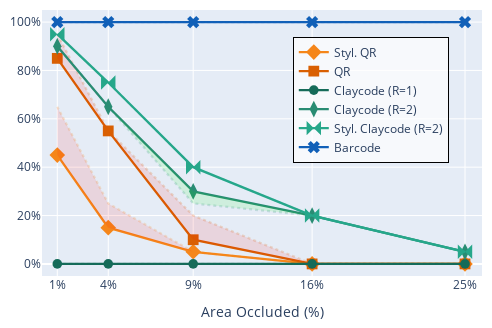

Write notebook code for a chart like this one.
### Code cell
def hex_to_rgb(hex_color):
    """Convert a hexadecimal color code to an RGB tuple."""
    hex_color = hex_color.lstrip('#')  # Remove the '#' if it exists
    return tuple(int(hex_color[i:i+2], 16) for i in (0, 2, 4))


# Define all pairs to display
# Also defines display order
pairs_to_display = [
    ['qrart2', 'qrart'],
    ['qr2', 'qr'],
    ['claycode2', 'claycode'],
    ['claycode2-fragment', 'claycode-fragment'],
    ['claycodeart2', 'claycodeart'],
    ['barcode2', 'barcode']
]

name_mapping = {
    'claycode': 'Claycode (R=1)',
    'claycode-fragment': 'Claycode (R=2)',
    'qr': 'QR',
    'qrart': 'Styl. QR',
    'claycodeart': 'Styl. Claycode (R=2)',
    'barcode': 'Barcode',
    'claycode2': 'Claycode (R=1)',
    'claycodeart2': 'Styl. Claycode (R=2)',
    'claycode2-fragment': 'Claycode (R=2)',
    'qr2': 'QR',
    'qrart2': 'Styl. QR',
    'barcode2': 'Barcode'
}

##################
# Colors
##################

claycode_color_main = '#156b59'  
claycode_color_variant2 = '#298c73'  
claycode_color_variant1 = '#26a78a' 
qr_color_main = '#d95f02'  # Main shade for qr
qr_color_variant = '#f5861a'  # orange for variant
barcode_color = '#1160b8' 

color_scheme = {
    'claycode': claycode_color_main, 
    'claycodeart': claycode_color_variant1, 
    'claycode-fragment': claycode_color_variant2, 
    'qr': qr_color_main, 
    'qrart': qr_color_variant, 
    'barcode': barcode_color,
    'claycode2': claycode_color_main, 
    'claycodeart2': claycode_color_variant1, 
    'claycode2-fragment': claycode_color_variant2, 
    'qr2': qr_color_main, 
    'qrart2': qr_color_variant, 
    'barcode2': barcode_color
}

##################
# Line dashes
##################

line_dash_map = {
    'claycode': 'dot', 
    'claycodeart': 'dot', 
    'claycode-fragment': 'dot', 
    'qr': 'dot', 
    'qrart': 'dot', 
    'barcode': 'dot',
    'claycode2': 'solid', 
    'claycodeart2': 'solid', 
    'claycode2-fragment': 'solid', 
    'qr2': 'solid', 
    'qrart2': 'solid', 
    'barcode2': 'solid'
}

##################
# Marker styles
##################

marker_qr = 'square'
marker_qrart = 'diamond'
marker_claycode = 'circle'
marker_claycodeart = 'bowtie'
marker_claycode_fragment = 'diamond-tall'
marker_barcode = 'x'

marker_map = {
    'qr': marker_qr,
    'qrart': marker_qrart,
    'claycode': marker_claycode,
    'claycodeart': marker_claycodeart,
    'barcode': marker_barcode,
    'claycode-fragment': marker_claycode_fragment,
    'claycode2': marker_claycode,
    'claycodeart2': marker_claycodeart,
    'claycode2-fragment': marker_claycode_fragment,
    'qr2': marker_qr,
    'qrart2': marker_qrart,
    'barcode2': marker_barcode,
}


MULT = 1.2
SIZE_QR = 9
SIZE_QR_ART = 10
SIZE_CLAYCODE = 8
SIZE_CLAYCODE_ART = 12
SIZE_CLAYCODE_FRAGMENT = 10
SIZE_BARCODE = 9
marker_size_map = {
    'qr': 0,
    'qrart': 0,
    'claycode': 0,
    'claycodeart': 0,
    'barcode': 0,
    'claycode-fragment': SIZE_CLAYCODE_FRAGMENT,
    'claycode2': SIZE_CLAYCODE,
    'claycodeart2': SIZE_CLAYCODE_ART,
    'claycode2-fragment': SIZE_CLAYCODE_FRAGMENT,
    'qr2': SIZE_QR,
    'qrart2': SIZE_QR_ART,
    'barcode2': SIZE_BARCODE,
}
marker_size_map = { key: value*MULT for key,value in marker_size_map.items() }

##################
# Trace size and opacity maps
##################

trace_opacity_map = {
    'qr': 1.0,
    'qrart': 1,
    'claycode': 1,
    'claycodeart': 1,
    'barcode': 1.0,
    'claycode-fragment':1 ,
    'claycode2': 1,
    'claycodeart2': 1,
    'claycode2-fragment': 1,
    'qr2': 1.0,
    'qrart2': 1,
    'barcode2': 1.0,
}

##################
# Updated Plot
##################

fig = go.Figure()

for pair in pairs_to_display:
    # Get the data for both types in the pair
    trace_1 = df[df['type'] == pair[0]]
    trace_2 = df[df['type'] == pair[1]]
    
    fig.add_trace(go.Scatter(
        x=trace_1['square_area_perc'], 
        y=trace_1['success_rate'], 
        mode='lines+markers', 
        name=name_mapping.get(pair[0].replace("2", ""), pair[0]), 
        line=dict(
            color=color_scheme.get(pair[0], '#000000'),
            width=marker_size_map.get(pair[0], 10),
            dash=line_dash_map.get(pair[0], 'solid')
        ),
        marker=dict(
            symbol=marker_map.get(pair[0], 'circle'),
            size=marker_size_map.get(pair[0], 10),
            opacity=trace_opacity_map.get(pair[0], 1.0)
        ),
        showlegend=True
    ))

    fig.add_trace(go.Scatter(
        x=trace_2['square_area_perc'], 
        y=trace_2['success_rate'], 
        mode='lines+markers', 
        name=name_mapping.get(pair[1], pair[1]),
        line=dict(
            color=f"rgba({','.join(map(str, hex_to_rgb(color_scheme.get(pair[1], '#000000'))))}, 0.2)",
            dash=line_dash_map.get(pair[1], 'dot')
        ),
        marker=dict(
            symbol=marker_map.get(pair[1], 'circle'),
            size=marker_size_map.get(pair[1], 10),
            opacity=0
        ),
        showlegend=False
    ))

    # Add shaded areas as before
    for i in range(len(trace_1) - 1):
        x_val_1 = trace_1['square_area_perc'].iloc[i]
        x_val_2 = trace_1['square_area_perc'].iloc[i + 1]
        
        y_val_1_1 = trace_1['success_rate'].iloc[i]
        y_val_2_1 = trace_2[trace_2['square_area_perc'] == x_val_1]['success_rate'].iloc[0]
        
        y_val_1_2 = trace_1['success_rate'].iloc[i + 1]
        y_val_2_2 = trace_2[trace_2['square_area_perc'] == x_val_2]['success_rate'].iloc[0]
        
        fill_color = 'rgba(0, 255, 0, 0.1)' if y_val_2_1 <= y_val_1_1 and y_val_2_2 <= y_val_1_2 else 'rgba(255, 0, 0, 0.1)'
        
        fig.add_trace(go.Scatter(
            x=[x_val_1, x_val_2, x_val_2, x_val_1], 
            y=[y_val_1_1, y_val_1_2, y_val_2_2, y_val_2_1],
            fill='toself', fillcolor=fill_color, mode='none',
            showlegend=False, line=dict(color='rgba(0, 0, 0, 0)')
        ))

FIG_MULT = 0.8
fig.update_layout(
    xaxis_title="Area Occluded (%)",
    height=410*FIG_MULT,
    width=615*FIG_MULT,
    margin=dict(t=10, b=10, l=10, r=10),
    legend=dict(
        x=0.57, 
        y=0.9, 
        xanchor='left', 
        yanchor='top',
        bgcolor='rgba(255, 255, 255, 0.7)',
        bordercolor='black', 
        borderwidth=1
    )
)

fig.update_traces(opacity=1, line=dict(width=2.3))
fig.update_yaxes(title=None)

fig.update_xaxes(range=[0.001, 0.26], tickformat='.0%', tickvals=[.01, .04, .09, .16, .25])
fig.update_yaxes(range=[-0.05, 1.05], tickformat='.0%')

fig.write_image("occlusion-deformation.pdf", format="pdf", engine="kaleido")
fig.show()

### Figure 1 — Plotly figure (JSON) as saved in the notebook; plotly's stock layout.template omitted (floating-point values rounded to 4 significant figures)
{"data": [{"line": {"color": "#f5861a", "dash": "solid", "width": 2.3}, "marker": {"opacity": 1, "size": 12, "symbol": "diamond"}, "mode": "lines+markers", "name": "Styl. QR", "opacity": 1, "showlegend": true, "type": "scatter", "x": [0.01, 0.04, 0.09, 0.16, 0.25], "y": [0.45, 0.15, 0.05, 0, 0]}, {"line": {"color": "rgba(245,134,26, 0.2)", "dash": "dot", "width": 2.3}, "marker": {"opacity": 0, "size": 0, "symbol": "diamond"}, "mode": "lines+markers", "name": "Styl. QR", "opacity": 1, "showlegend": false, "type": "scatter", "x": [0.01, 0.04, 0.09, 0.16, 0.25], "y": [0.65, 0.25, 0.05, 0, 0]}, {"fill": "toself", "fillcolor": "rgba(255, 0, 0, 0.1)", "line": {"color": "rgba(0, 0, 0, 0)", "width": 2.3}, "mode": "none", "opacity": 1, "showlegend": false, "type": "scatter", "x": [0.01, 0.04, 0.04, 0.01], "y": [0.45, 0.15, 0.25, 0.65]}, {"fill": "toself", "fillcolor": "rgba(255, 0, 0, 0.1)", "line": {"color": "rgba(0, 0, 0, 0)", "width": 2.3}, "mode": "none", "opacity": 1, "showlegend": false, "type": "scatter", "x": [0.04, 0.09, 0.09, 0.04], "y": [0.15, 0.05, 0.05, 0.25]}, {"fill": "toself", "fillcolor": "rgba(0, 255, 0, 0.1)", "line": {"color": "rgba(0, 0, 0, 0)", "width": 2.3}, "mode": "none", "opacity": 1, "showlegend": false, "type": "scatter", "x": [0.09, 0.16, 0.16, 0.09], "y": [0.05, 0, 0, 0.05]}, {"fill": "toself", "fillcolor": "rgba(0, 255, 0, 0.1)", "line": {"color": "rgba(0, 0, 0, 0)", "width": 2.3}, "mode": "none", "opacity": 1, "showlegend": false, "type": "scatter", "x": [0.16, 0.25, 0.25, 0.16], "y": [0, 0, 0, 0]}, {"line": {"color": "#d95f02", "dash": "solid", "width": 2.3}, "marker": {"opacity": 1, "size": 10.8, "symbol": "square"}, "mode": "lines+markers", "name": "QR", "opacity": 1, "showlegend": true, "type": "scatter", "x": [0.01, 0.04, 0.09, 0.16, 0.25], "y": [0.85, 0.55, 0.1, 0, 0]}, {"line": {"color": "rgba(217,95,2, 0.2)", "dash": "dot", "width": 2.3}, "marker": {"opacity": 0, "size": 0, "symbol": "square"}, "mode": "lines+markers", "name": "QR", "opacity": 1, "showlegend": false, "type": "scatter", "x": [0.01, 0.04, 0.09, 0.16, 0.25], "y": [0.95, 0.55, 0.2, 0, 0]}, {"fill": "toself", "fillcolor": "rgba(255, 0, 0, 0.1)", "line": {"color": "rgba(0, 0, 0, 0)", "width": 2.3}, "mode": "none", "opacity": 1, "showlegend": false, "type": "scatter", "x": [0.01, 0.04, 0.04, 0.01], "y": [0.85, 0.55, 0.55, 0.95]}, {"fill": "toself", "fillcolor": "rgba(255, 0, 0, 0.1)", "line": {"color": "rgba(0, 0, 0, 0)", "width": 2.3}, "mode": "none", "opacity": 1, "showlegend": false, "type": "scatter", "x": [0.04, 0.09, 0.09, 0.04], "y": [0.55, 0.1, 0.2, 0.55]}, {"fill": "toself", "fillcolor": "rgba(255, 0, 0, 0.1)", "line": {"color": "rgba(0, 0, 0, 0)", "width": 2.3}, "mode": "none", "opacity": 1, "showlegend": false, "type": "scatter", "x": [0.09, 0.16, 0.16, 0.09], "y": [0.1, 0, 0, 0.2]}, {"fill": "toself", "fillcolor": "rgba(0, 255, 0, 0.1)", "line": {"color": "rgba(0, 0, 0, 0)", "width": 2.3}, "mode": "none", "opacity": 1, "showlegend": false, "type": "scatter", "x": [0.16, 0.25, 0.25, 0.16], "y": [0, 0, 0, 0]}, {"line": {"color": "#156b59", "dash": "solid", "width": 2.3}, "marker": {"opacity": 1, "size": 9.6, "symbol": "circle"}, "mode": "lines+markers", "name": "Claycode (R=1)", "opacity": 1, "showlegend": true, "type": "scatter", "x": [0.01, 0.04, 0.09, 0.16, 0.25], "y": [0, 0, 0, 0, 0]}, {"line": {"color": "rgba(21,107,89, 0.2)", "dash": "dot", "width": 2.3}, "marker": {"opacity": 0, "size": 0, "symbol": "circle"}, "mode": "lines+markers", "name": "Claycode (R=1)", "opacity": 1, "showlegend": false, "type": "scatter", "x": [0.01, 0.04, 0.09, 0.16, 0.25], "y": [0, 0, 0, 0, 0]}, {"fill": "toself", "fillcolor": "rgba(0, 255, 0, 0.1)", "line": {"color": "rgba(0, 0, 0, 0)", "width": 2.3}, "mode": "none", "opacity": 1, "showlegend": false, "type": "scatter", "x": [0.01, 0.04, 0.04, 0.01], "y": [0, 0, 0, 0]}, {"fill": "toself", "fillcolor": "rgba(0, 255, 0, 0.1)", "line": {"color": "rgba(0, 0, 0, 0)", "width": 2.3}, "mode": "none", "opacity": 1, "showlegend": false, "type": "scatter", "x": [0.04, 0.09, 0.09, 0.04], "y": [0, 0, 0, 0]}, {"fill": "toself", "fillcolor": "rgba(0, 255, 0, 0.1)", "line": {"color": "rgba(0, 0, 0, 0)", "width": 2.3}, "mode": "none", "opacity": 1, "showlegend": false, "type": "scatter", "x": [0.09, 0.16, 0.16, 0.09], "y": [0, 0, 0, 0]}, {"fill": "toself", "fillcolor": "rgba(0, 255, 0, 0.1)", "line": {"color": "rgba(0, 0, 0, 0)", "width": 2.3}, "mode": "none", "opacity": 1, "showlegend": false, "type": "scatter", "x": [0.16, 0.25, 0.25, 0.16], "y": [0, 0, 0, 0]}, {"line": {"color": "#298c73", "dash": "solid", "width": 2.3}, "marker": {"opacity": 1, "size": 12, "symbol": "diamond-tall"}, "mode": "lines+markers", "name": "Claycode (R=2)", "opacity": 1, "showlegend": true, "type": "scatter", "x": [0.01, 0.04, 0.09, 0.16, 0.25], "y": [0.9, 0.65, 0.3, 0.2, 0.05]}, {"line": {"color": "rgba(41,140,115, 0.2)", "dash": "dot", "width": 2.3}, "marker": {"opacity": 0, "size": 12, "symbol": "diamond-tall"}, "mode": "lines+markers", "name": "Claycode (R=2)", "opacity": 1, "showlegend": false, "type": "scatter", "x": [0.01, 0.04, 0.09, 0.16, 0.25], "y": [0.9, 0.65, 0.25, 0.2, 0.05]}, {"fill": "toself", "fillcolor": "rgba(0, 255, 0, 0.1)", "line": {"color": "rgba(0, 0, 0, 0)", "width": 2.3}, "mode": "none", "opacity": 1, "showlegend": false, "type": "scatter", "x": [0.01, 0.04, 0.04, 0.01], "y": [0.9, 0.65, 0.65, 0.9]}, {"fill": "toself", "fillcolor": "rgba(0, 255, 0, 0.1)", "line": {"color": "rgba(0, 0, 0, 0)", "width": 2.3}, "mode": "none", "opacity": 1, "showlegend": false, "type": "scatter", "x": [0.04, 0.09, 0.09, 0.04], "y": [0.65, 0.3, 0.25, 0.65]}, {"fill": "toself", "fillcolor": "rgba(0, 255, 0, 0.1)", "line": {"color": "rgba(0, 0, 0, 0)", "width": 2.3}, "mode": "none", "opacity": 1, "showlegend": false, "type": "scatter", "x": [0.09, 0.16, 0.16, 0.09], "y": [0.3, 0.2, 0.2, 0.25]}, {"fill": "toself", "fillcolor": "rgba(0, 255, 0, 0.1)", "line": {"color": "rgba(0, 0, 0, 0)", "width": 2.3}, "mode": "none", "opacity": 1, "showlegend": false, "type": "scatter", "x": [0.16, 0.25, 0.25, 0.16], "y": [0.2, 0.05, 0.05, 0.2]}, {"line": {"color": "#26a78a", "dash": "solid", "width": 2.3}, "marker": {"opacity": 1, "size": 14.4, "symbol": "bowtie"}, "mode": "lines+markers", "name": "Styl. Claycode (R=2)", "opacity": 1, "showlegend": true, "type": "scatter", "x": [0.01, 0.04, 0.09, 0.16, 0.25], "y": [0.95, 0.75, 0.4, 0.2, 0.05]}, {"line": {"color": "rgba(38,167,138, 0.2)", "dash": "dot", "width": 2.3}, "marker": {"opacity": 0, "size": 0, "symbol": "bowtie"}, "mode": "lines+markers", "name": "Styl. Claycode (R=2)", "opacity": 1, "showlegend": false, "type": "scatter", "x": [0.01, 0.04, 0.09, 0.16, 0.25], "y": [0.95, 0.75, 0.4, 0.2, 0.05]}, {"fill": "toself", "fillcolor": "rgba(0, 255, 0, 0.1)", "line": {"color": "rgba(0, 0, 0, 0)", "width": 2.3}, "mode": "none", "opacity": 1, "showlegend": false, "type": "scatter", "x": [0.01, 0.04, 0.04, 0.01], "y": [0.95, 0.75, 0.75, 0.95]}, {"fill": "toself", "fillcolor": "rgba(0, 255, 0, 0.1)", "line": {"color": "rgba(0, 0, 0, 0)", "width": 2.3}, "mode": "none", "opacity": 1, "showlegend": false, "type": "scatter", "x": [0.04, 0.09, 0.09, 0.04], "y": [0.75, 0.4, 0.4, 0.75]}, {"fill": "toself", "fillcolor": "rgba(0, 255, 0, 0.1)", "line": {"color": "rgba(0, 0, 0, 0)", "width": 2.3}, "mode": "none", "opacity": 1, "showlegend": false, "type": "scatter", "x": [0.09, 0.16, 0.16, 0.09], "y": [0.4, 0.2, 0.2, 0.4]}, {"fill": "toself", "fillcolor": "rgba(0, 255, 0, 0.1)", "line": {"color": "rgba(0, 0, 0, 0)", "width": 2.3}, "mode": "none", "opacity": 1, "showlegend": false, "type": "scatter", "x": [0.16, 0.25, 0.25, 0.16], "y": [0.2, 0.05, 0.05, 0.2]}, {"line": {"color": "#1160b8", "dash": "solid", "width": 2.3}, "marker": {"opacity": 1, "size": 10.8, "symbol": "x"}, "mode": "lines+markers", "name": "Barcode", "opacity": 1, "showlegend": true, "type": "scatter", "x": [0.01, 0.04, 0.09, 0.16, 0.25], "y": [1, 1, 1, 1, 1]}, {"line": {"color": "rgba(17,96,184, 0.2)", "dash": "dot", "width": 2.3}, "marker": {"opacity": 0, "size": 0, "symbol": "x"}, "mode": "lines+markers", "name": "Barcode", "opacity": 1, "showlegend": false, "type": "scatter", "x": [0.01, 0.04, 0.09, 0.16, 0.25], "y": [1, 1, 1, 1, 1]}, {"fill": "toself", "fillcolor": "rgba(0, 255, 0, 0.1)", "line": {"color": "rgba(0, 0, 0, 0)", "width": 2.3}, "mode": "none", "opacity": 1, "showlegend": false, "type": "scatter", "x": [0.01, 0.04, 0.04, 0.01], "y": [1, 1, 1, 1]}, {"fill": "toself", "fillcolor": "rgba(0, 255, 0, 0.1)", "line": {"color": "rgba(0, 0, 0, 0)", "width": 2.3}, "mode": "none", "opacity": 1, "showlegend": false, "type": "scatter", "x": [0.04, 0.09, 0.09, 0.04], "y": [1, 1, 1, 1]}, {"fill": "toself", "fillcolor": "rgba(0, 255, 0, 0.1)", "line": {"color": "rgba(0, 0, 0, 0)", "width": 2.3}, "mode": "none", "opacity": 1, "showlegend": false, "type": "scatter", "x": [0.09, 0.16, 0.16, 0.09], "y": [1, 1, 1, 1]}, {"fill": "toself", "fillcolor": "rgba(0, 255, 0, 0.1)", "line": {"color": "rgba(0, 0, 0, 0)", "width": 2.3}, "mode": "none", "opacity": 1, "showlegend": false, "type": "scatter", "x": [0.16, 0.25, 0.25, 0.16], "y": [1, 1, 1, 1]}], "layout": {"height": 328, "legend": {"bgcolor": "rgba(255, 255, 255, 0.7)", "bordercolor": "black", "borderwidth": 1, "x": 0.57, "xanchor": "left", "y": 0.9, "yanchor": "top"}, "margin": {"b": 10, "l": 10, "r": 10, "t": 10}, "width": 492, "xaxis": {"range": [0.001, 0.26], "tickformat": ".0%", "tickvals": [0.01, 0.04, 0.09, 0.16, 0.25], "title": {"text": "Area Occluded (%)"}}, "yaxis": {"range": [-0.05, 1.05], "tickformat": ".0%", "title": {}}}}
